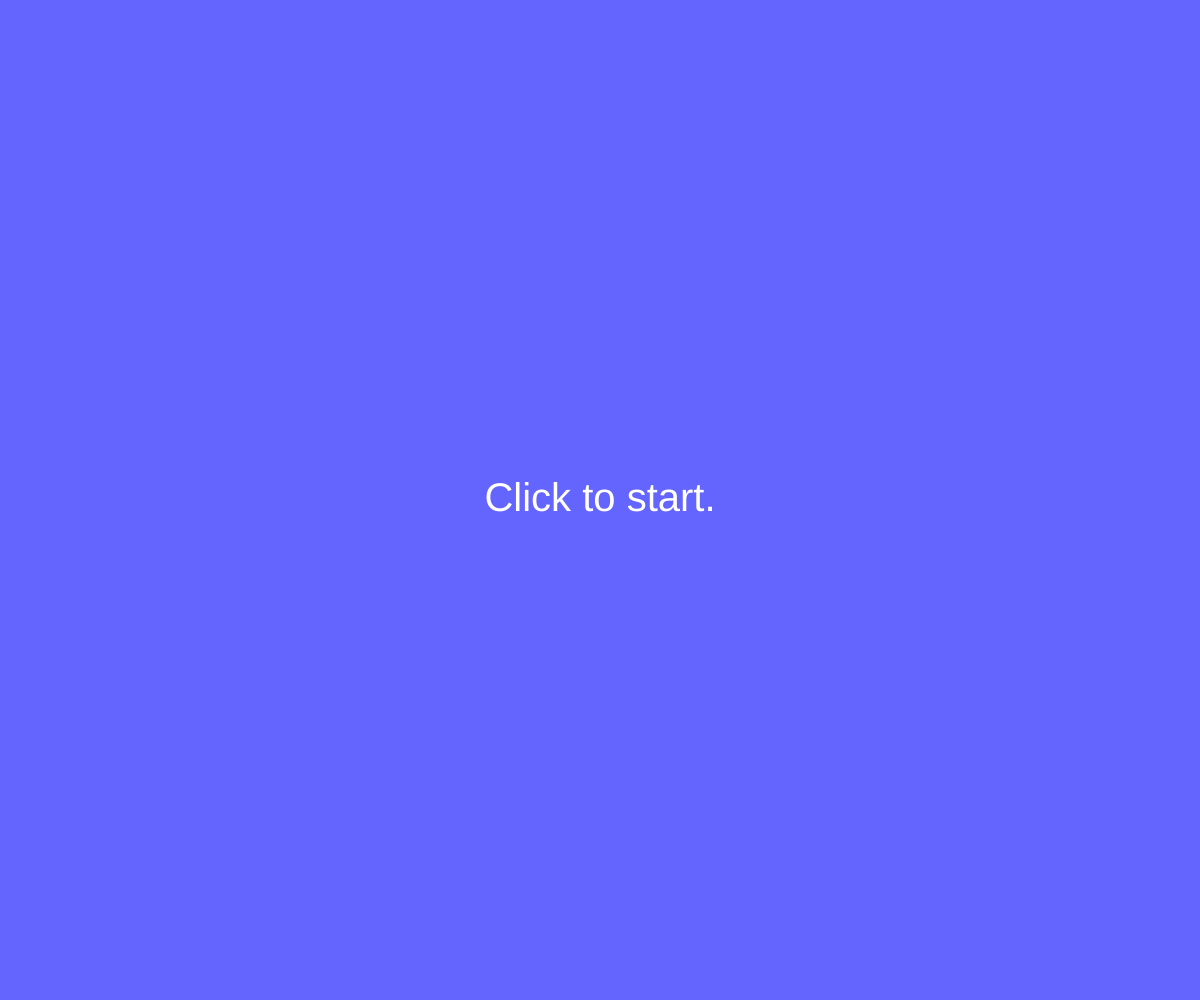
Frame 1 (no input)
Frame 60 (no input): identical to frame 1, image omitted
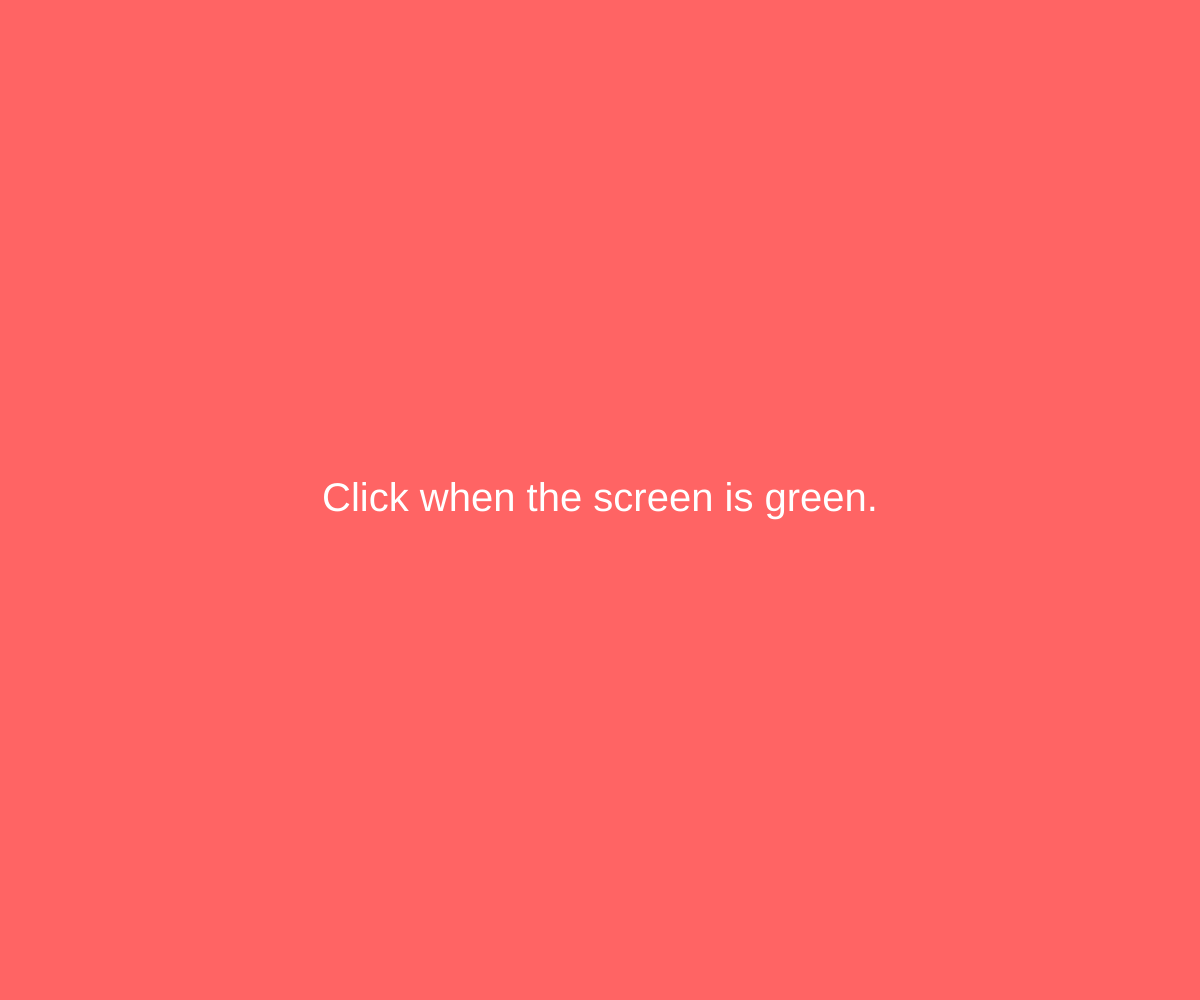
Frame 120 (the mouse pressed at the canvas centre since frame 60)

The p5.js sketch that drew these frames (run headless with seeded random() and noise() and a simulated clock; from frame 60 on, the mouse is pressed at the canvas centre):

// p5.js sketch
// ── sketch.js
var states = [
[[100,100,255], function(){return "Click to start."}],
[[255,100,100], function(){return "Click when the screen is green."}],
[[100,100,255], function(){return "Too soon!"}],
[[100,255,100], function(){return "Click!"}],
[[100,100,255], function(time){return "Your reaction time: "+str(time)+" seconds."}]
];

var waitDuration = [3000,10000];

var currentState = 0;
var startTime;
var endTime;
var reactionTime;

function mousePressed() {
  switch (currentState) {
    case 0:
      currentState = 1;
      startTime = millis();
      endTime = startTime+random(waitDuration[0], waitDuration[1]);
      break;
    case 1:
      currentState = 2;
      break;
    case 2:
      currentState = 1;
      startTime = millis();
      endTime = startTime+random(waitDuration[0], waitDuration[1]);
      break;
    case 3:
      currentState = 4;
      reactionTime = round((millis()-endTime)*10)/10000;
      break;
    case 4:
      currentState = 1;
      startTime = millis();
      endTime = startTime+random(waitDuration[0], waitDuration[1]);
      break;
  }
}

function setup() {
  createCanvas(windowWidth, windowHeight);
}

function draw() {
  if (currentState==1 && millis()>=endTime) {
    currentState = 3;
  }
  let bgCol = states[currentState][0];
  background(bgCol[0], bgCol[1], bgCol[2]);
  noStroke();
  fill(255);
  textSize(40);
  textAlign(CENTER, CENTER);
  text(states[currentState][1](reactionTime), width/2, height/2);
}
